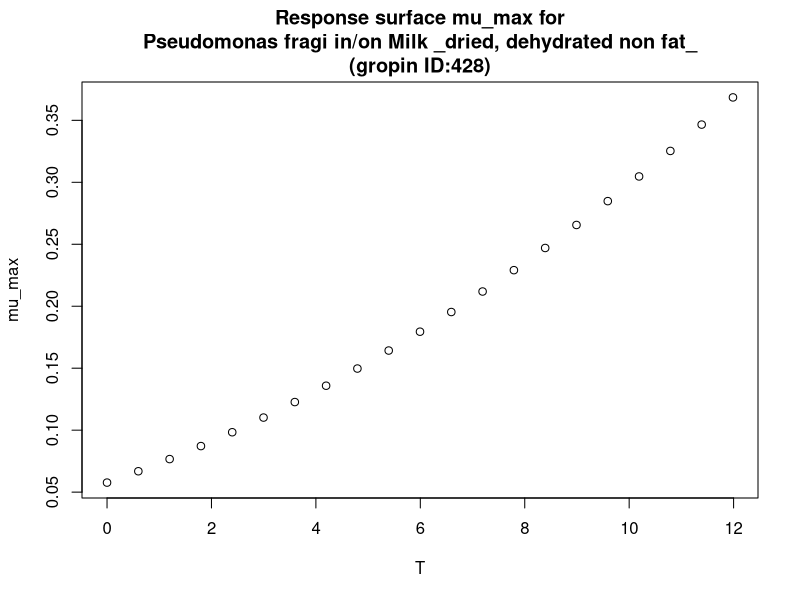

This chart was generated by the following R code:
#############################
# start of Parameter script
#############################
T <- seq(0,11.988011988012,length.out=21)
#############################
# end of Parameter script
#############################
############################# 
# start of Model script Gropin ID 428 
#############################
 
# constant coefficients for this model
 
variables <- data.frame(T)
argumentsPar <- expand.grid(variables)
 
# heart of the model
response_surface <- function(T) {
   mumax <-(0.0306*(T+7.85))^2

return(mumax=mumax)
} 

# output parameters
mumax <- cbind(argumentsPar,response_surface(argumentsPar['T']))
colnames(mumax) <- c(colnames(argumentsPar),'mumax')
#############################
# End of Model script
#############################
############################# 
# start of Visualisation script Gropin ID 428 
#############################
plot(T,mumax$mumax,
                          xlab='T',
                          ylab='mu_max',main='Response surface mu_max for
Pseudomonas fragi in/on Milk _dried, dehydrated non fat_
(gropin ID:428)')
#############################
# End of Visualisation script
#############################
